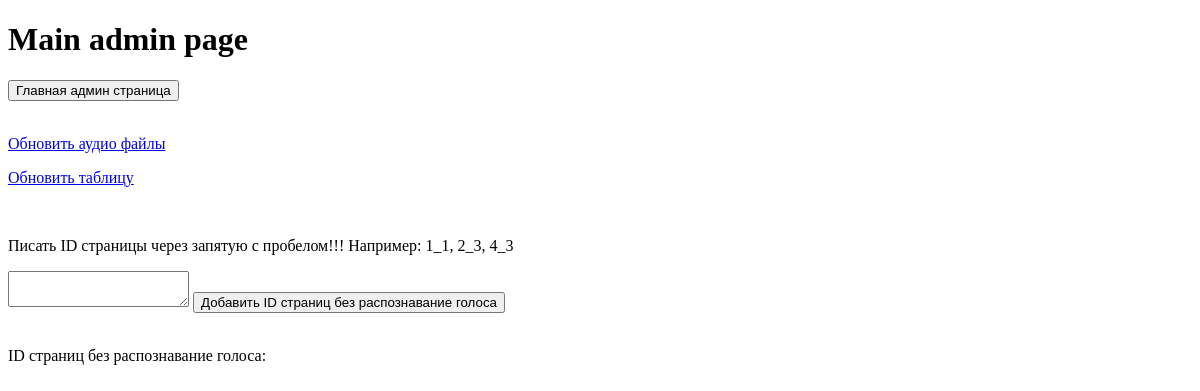
/api/admin (signed in), run on an earlier commit of the app's database.
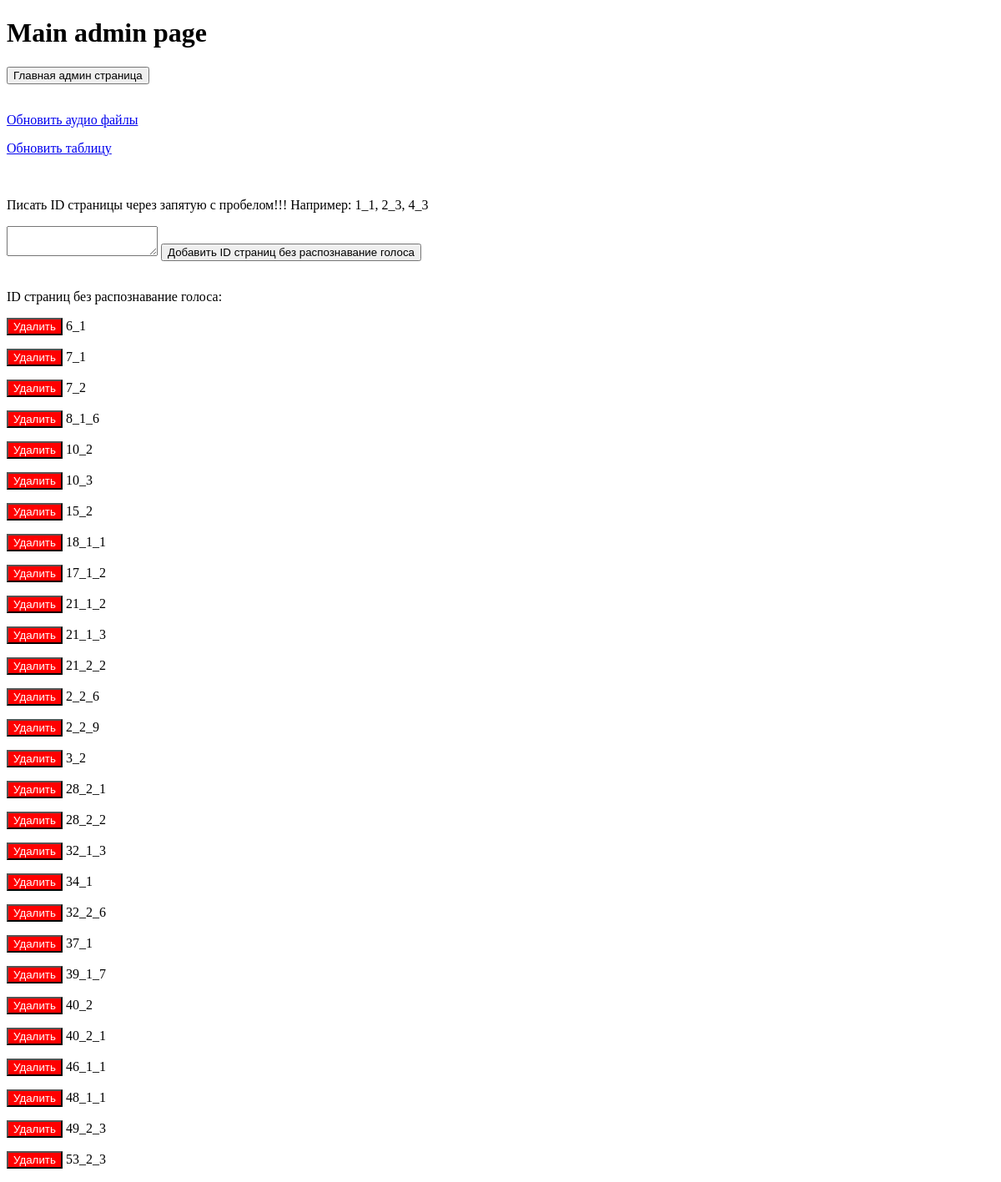
And on a later commit of the database.
### api/models.py (models this page shows, shortened)
class NoVoiceRecognitionModel(models.Model):
    task_id = models.CharField(max_length=100)
    created_date = models.DateTimeField(default=timezone.now)

### api/views_admin.py (the view)
# urls.py: path('admin', views_admin.IndexView.as_view()),
class IndexView(AdminCheckMixin, TemplateView):
    template_name = "admin_index.html"
    def get(self, request, *args, **kwargs):
        a = models.NoVoiceRecognitionModel.objects.all()
        return self.render_to_response(context={'models': [i.task_id for i in a]})

### api/views_admin.py (called while the page is built)
    def test_func(self):
        return self.request.user.is_staff

### api/templates/admin_index.html (shortened to what this page needs)
<!DOCTYPE html>
<html>
<head>
</head>
<body>
<h1>Main admin page</h1>
<button onclick="redirectToAdmin()">Главная админ страница</button>
<br>
<br>
<p><a href="add_audio"> Обновить аудио файлы </a></p>
<p><a href="add_sheet"> Обновить таблицу </a></p>
<br>
<p> Писать ID страницы через запятую с пробелом!!! Например: 1_1, 2_3, 4_3</p>
<textarea id="textarea"></textarea>
<button onclick="addNoVoiceRecognitionModels()"> Добавить ID страниц без распознавание голоса</button>
<br>
<br>
<p> ID страниц без распознавание голоса: </p>
{% for i in models %}
<p> <button onclick="deleteNoVoice('{{ i }}')" style="background-color: red; color: white;"> Удалить  </button> {{i}}   </p>
{% endfor %}
</body>
</html>

What changed in the data, as far as the page shows it:
added NoVoiceRecognitionModel: models "6_1"
added NoVoiceRecognitionModel: models "7_1"
added NoVoiceRecognitionModel: models "7_2"
added NoVoiceRecognitionModel: models "8_1_6"
added NoVoiceRecognitionModel: models "10_2"
added NoVoiceRecognitionModel: models "10_3"
added NoVoiceRecognitionModel: models "15_2"
added NoVoiceRecognitionModel: models "18_1_1"
added NoVoiceRecognitionModel: models "17_1_2"
added NoVoiceRecognitionModel: models "21_1_2"
added NoVoiceRecognitionModel: models "21_1_3"
added NoVoiceRecognitionModel: models "21_2_2"
added NoVoiceRecognitionModel: models "2_2_6"
added NoVoiceRecognitionModel: models "2_2_9"
added NoVoiceRecognitionModel: models "3_2"
added NoVoiceRecognitionModel: models "28_2_1"
added NoVoiceRecognitionModel: models "28_2_2"
added NoVoiceRecognitionModel: models "32_1_3"
added NoVoiceRecognitionModel: models "34_1"
added NoVoiceRecognitionModel: models "32_2_6"
added NoVoiceRecognitionModel: models "37_1"
added NoVoiceRecognitionModel: models "39_1_7"
added NoVoiceRecognitionModel: models "40_2"
added NoVoiceRecognitionModel: models "40_2_1"
added NoVoiceRecognitionModel: models "46_1_1"
added NoVoiceRecognitionModel: models "48_1_1"
added NoVoiceRecognitionModel: models "49_2_3"
added NoVoiceRecognitionModel: models "53_2_3"
Also different on the page:
new list line: "Удалить"
